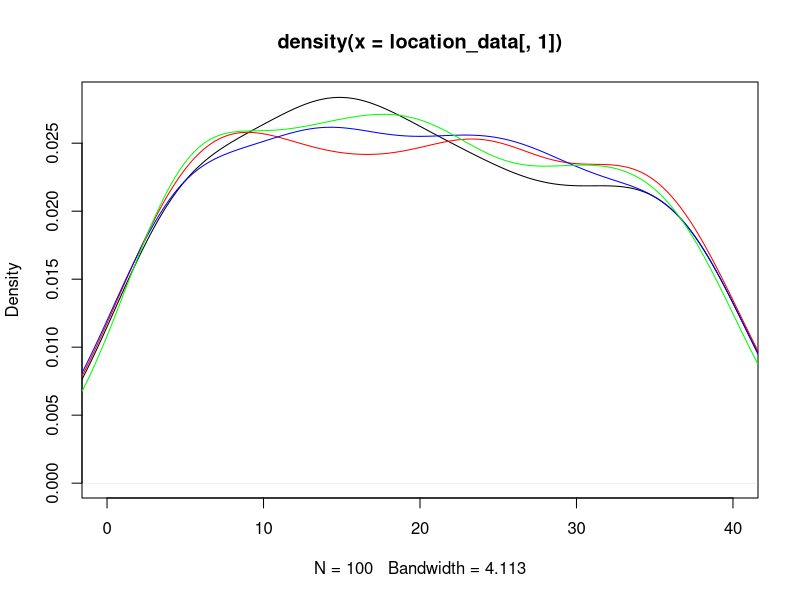
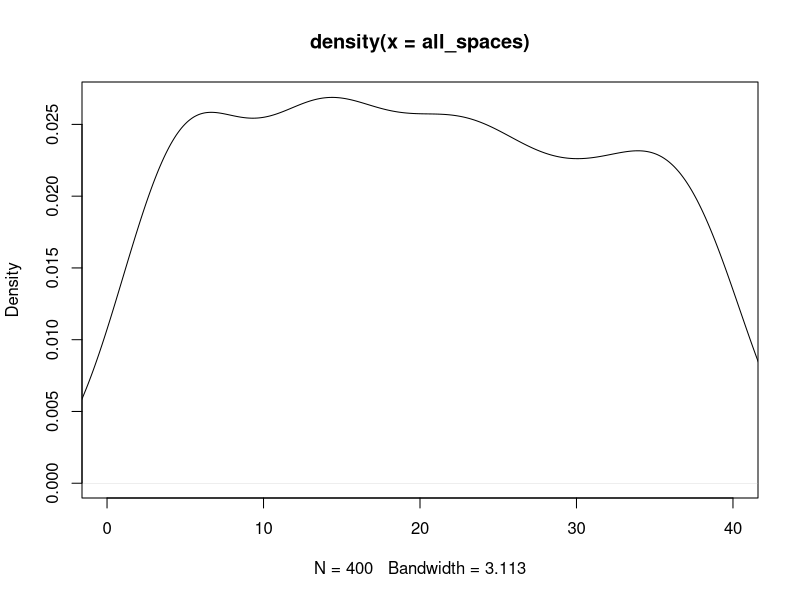
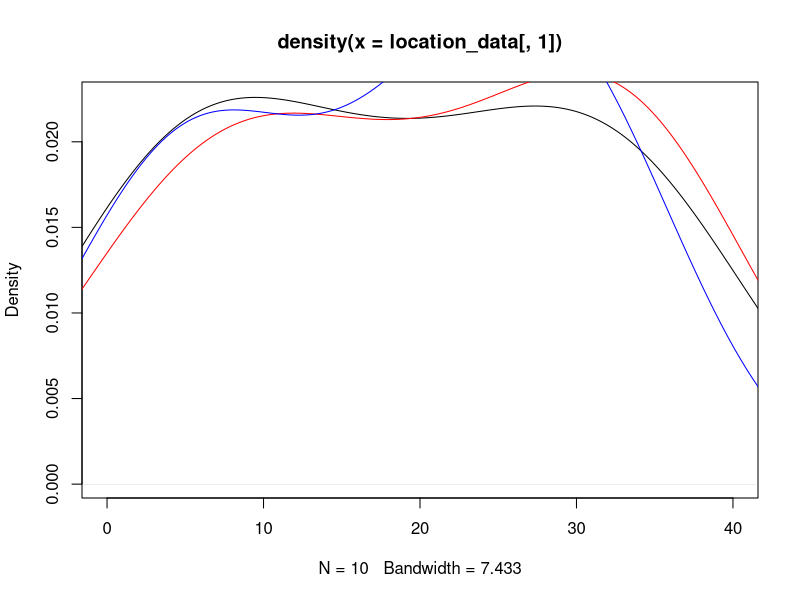
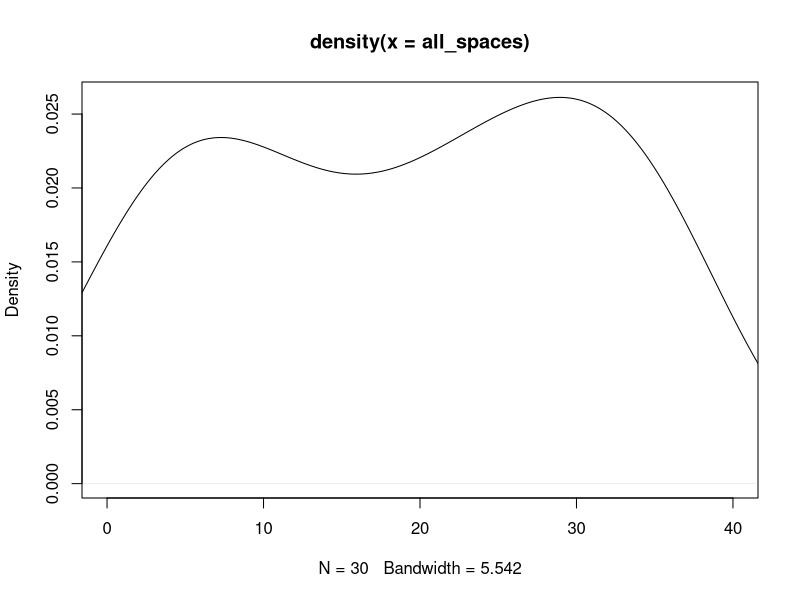

Write the R code that produced these figures, in order.
## ---- chunk 1
knitr::opts_chunk$set(echo = TRUE)
## ---- chunk 2
#libraries
library(dplyr)
library(ggplot2)
## ---- chunk 3
#Kayleigh
##LET'S GET MOVING

monopolyBoard <- read.csv("MonopolyBoard.csv", header = T)
monopolyBoard

# Using dice rolls to determine where a player will land on the board
#input: "location"; a number 1-40; where the player is on the board
#output: the amount of spaces the player will move until they are on their new location

#note that this is only accounting for standard dice rolls, no special rules yet...

lets_move = function(location) {
  dice_roll_1 <- sample(1:6, 1, replace = TRUE)
  dice_roll_2 <- sample(1:6, 1, replace = TRUE)
  
  roll_total <- sum(dice_roll_1, dice_roll_2)
  roll_double <- dice_roll_1 == dice_roll_2
  
    location = location + roll_total
    
  if (location <= 40) {
    location = location
  } else {
    location = location - 40
  }
  
  space = monopolyBoard$name[monopolyBoard$spaces == location]
  
  print("You're moving forward...")
  print(roll_total)
  
  print("You're on space...")
  print(location)
  
  #print(space) #This prints out the name of the space that they land on. 
}

#testers
lets_move(1)
lets_move(25)
lets_move(38)
lets_move(40)



#A function to move players around the board and to play Monopoly!
#input: "turns"; the amount of turns we should take
#output: a player's new location on the board

lets_play = function(turns) {
  location = 1
  print("Starting Location: GO!")
  for (i in 1:turns) {
    location = lets_move(location)
  }
  print("You've landed on...")
  return(location)
}



lets_play(10) #tester #in this example if you look at a reference monopoly board and "walk" your way around the board with each move being the number in each output, you'll land on the space on the board corresponding to the final output (when counting "GO" as 1 and/or 40) 

#testers 
#"lets_move" and "lets_play" have both been edited to print out phrases for each roll and move to make it easier to determine how the player is moving. 
#"You're moving forward..." gives the player's roll
#"You're on space..." is the players position after 1 turn/"lets_move"
  # Later try to switch this print statement to the name of the spot that the player is on 
#"You've landed on..." gives the final location after running "lets_play" for "x" turns.
  # Later try to switch this print statement to the name of the spot that the player is on 

lets_play(3)
lets_play(10)

## ---- chunk 4
##DOUBLE DOWN

##WORK IN PROGRESS

#A function using dice rolls to determine how many spaces a player will move with the additional rules for "doubles" in Monopoly
#input: "location"; a number 1-40 where the player is on the board
#outut: the number of spaces the player will move on the board, with the special case of rolling three "doubles" and landing in jail
double_down = function(location) {
  dice_roll_1 <- sample(1:6, 1, replace = TRUE)
  dice_roll_2 <- sample(1:6, 1, replace = TRUE)
  
  roll_total <- sum(dice_roll_1, dice_roll_2)
  roll_double <- dice_roll_1 == dice_roll_2
  
  print("roll was")
  print(roll_total)
    
  if (roll_double) {
    
    dice_roll_3 <- sample(1:6, 1, replace = TRUE)
    dice_roll_4 <- sample(1:6, 1, replace = TRUE)
    
    roll_total_2 <- sum(dice_roll_3, dice_roll_4)
    roll_double_2 <- dice_roll_3 == dice_roll_4
    
    print("roll double was")
    print(roll_total_2)

    
    if (roll_double_2) {
      dice_roll_5 <- sample(1:6, 1, replace = TRUE)
      dice_roll_6 <- sample(1:6, 1, replace = TRUE)
      
      roll_total_3 <- sum(dice_roll_5, dice_roll_6)
      roll_double_3 <- dice_roll_5 == dice_roll_6
      
      print("roll double was")
      print(roll_total_3)
      
      if (roll_double_3) {
        location = 11 #Jail
        print("doubles, doubles, doubles")
        print("You're going to JAIL!")
        
      } else {
        location = location + roll_total + roll_total_2 + roll_total_3
        print("doubles, doubles, not doubles")
        print("You're moving forward...")
        print(roll_total + roll_total_2 + roll_total_3)
      }
    } else {
      location = location + roll_total + roll_total_2
      print("doubles, not doubles")
      print("You're moving forward...")
      print(roll_total+roll_total_2)
    }
  } else {
    location = location + roll_total
    print("no doubles")
    print("You're moving forward...")
    print(roll_total)
  }

    
  if (location <= 40) {
    location = location
  } else {
    location = location - 40
  }

  
  print("You're on space...")
  print(location)
}

double_down(1)
#text out in the function is kinda funky right but it's just to make sure its working right
#In final version switch all dice rolls to sample(1:6,...)

## ---- chunk 5
##CHANCE AND COMMUNITY CHEST CARDS
Card_Numbers <- c(1, 2, 3, 4, 5, 6, 7, 8, 9, 10, 11, 12, 13, 14, 15, 16)

Chance_Cards <- c("Advance to Boardwalk", "Advance to Go (Collect $200)", "Advance to Illinois Avenue. If you pass Go, collect $200", "Advance to St. Charles Place. If you pass Go, collect $200", "Advance to the nearest Railroad. If unowned, you may buy it from the Bank. If owned, pay owner twice the rental to which they are otherwise entitled", "Advance to the nearest Railroad. If unowned, you may buy it from the Bank. If owned, pay owner twice the rental to which they are otherwise entitled", "Advance token to nearest Utility. If unowned, you may buy it from the Bank. If owned, throw dice and pay owner a total ten times amount thrown", "Bank pays you dividend of $50", "Get Out of Jail Free", "Go Back 3 Spaces", "Go to Jail. Go directly to Jail, do not pass Go, do not collect $200", "Make general repairs on all your property. For each house pay $25. For each hotel pay $100", "Speeding fine $15", "Take a trip to Reading Railroad. If you pass Go, collect $200", "You have been elected Chairman of the Board. Pay each player $50", "Your building loan matures. Collect $150")

Chance <- data.frame(Chance_Cards, Card_Numbers)
Chance
##Chance cards to move a player to a new space:
  #1 -> Advance to Boardwalk (space 40)
  #2 -> Advance to Go (space 1)
  #3 -> Advance to Illinois Avenue (space 25)
  #4 -> Advance to St. Charles Place (space 12)
  #5 -> Advance to nearest Railroad (space(s) 6, 16, 26, 36)
  #6 -> Advance to nearest Railraod (space(s) 6, 16, 26, 36)
  #7 -> Advance to nearest Utility (space(s) 13, 29)
  #11 -> Go to Jail (space 11)
  #14 -> Take a trip to Reading Railroad (space 6)

Community_Chest_Cards <- c("Advance to Go (Collect $200)", "Bank error in your favor. Collect $200", "Doctor’s fee. Pay $50", "From sale of stock you get $50", "Get Out of Jail Free", "Go to Jail. Go directly to jail, do not pass Go, do not collect $200", "Holiday fund matures. Receive $100", "Income tax refund. Collect $20", "It is your birthday. Collect $10 from every player", "Life insurance matures. Collect $100", "Pay hospital fees of $100", "Pay school fees of $50", "Receive $25 consultancy fee", "You are assessed for street repair. $40 per house. $115 per hotel", "You have won second prize in a beauty contest. Collect $10", "You inherit $100")

Community_Chest <- data.frame(Community_Chest_Cards, Card_Numbers)
Community_Chest

##Community Chest Cards that move a player to a new space:
  #1 -> Advance to GO (space 1)
  #5 -> Go to Jail (space 11)

## ---- chunk 6
# heidi

#the function "who_goes_first" simulates the initial roll before the game begins in order to determine which player goes first
# input is a number of how many players are going to be playing
# output is the value of each players roll and the player that will start the game based on who had the highest roll
who_goes_first <- function(num_players){
  initial_rolls <- c()
  for (i in 1:num_players) {
    player_i_roll <- sum(sample(1:6, 2, replace=TRUE))
    initial_rolls <- c(initial_rolls, player_i_roll) # vector of every player's roll
    print(paste("Player", i, "rolled", player_i_roll))
  }
  cat("\n")
  if(sum(initial_rolls == max(initial_rolls)) >= 2){
    while (sum(initial_rolls == max(initial_rolls)) >= 2) { # if players tied for highest number
      tied_players <- which(initial_rolls==max(initial_rolls)) # identify which players tied
      print("It's a tie! Roll again")
      cat("\n")
      tie_breaker_rolls <- c()
      for (i in tied_players) { # tied players roll again
       player_i_roll2 <- sum(sample(1:6, 2, replace=TRUE))
       tie_breaker_rolls <- c(tie_breaker_rolls, player_i_roll2)
       print(paste("Player", i, "rolled", player_i_roll2))
      }
      initial_rolls <- tie_breaker_rolls
      highest_roll <- max(tie_breaker_rolls)
      highest_player2 <- tied_players[which(tie_breaker_rolls == highest_roll)]
    }
    cat("\n")
    print(paste("Player", highest_player2, "goes first!"))
  }
  else {
    highest_player <- which.max(initial_rolls) # who rolled the highest number
    print(paste("Player", highest_player, "goes first!"))
  }
}

who_goes_first(4) # test function

## ---- chunk 7
# Olivia
# Website for data: https://stat-jet-asu.github.io/Datasets/InstructorDescriptions/monopoly.html

monopolyBoard <- read.csv("MonopolyBoard.csv", header = T)
head(monopolyBoard)

# This section is for question number 2

# Kayleigh's lets_play function from above incorporating players and density plots
# uses lets_move function from above
# input: turns, # of turns to iterate through; players, number of players (2-4)
# output: density plot with a line for each player's frequency of spaces landed on 
# & density plot for the combined frequency of spaces landed on for all players

lets_play = function(turns, players) {
  location_data <- as.data.frame(matrix(nrow = turns, ncol = players))
  
for (j in 1:players) {
  location = 1
  
  for (i in 1:turns) {
    
    location = lets_move(location)
    location_data[i,j] <- location
    }
  }
  
  # creates density plot of frequency of landing on each space for each player
  plot(density(location_data[,1]), xlim = c(0,40), col = "black")
  
  colors <- c("red", "blue", "green")
  
  for (k in 2:players) {
  lines(density(location_data[,k]), col = colors[k-1]) # adds a density line for each player after the first
  }
  
  # creates density plot for total frequency landing on each space (all players spaces included)
  all_spaces <- as.vector(as.matrix(location_data))
  plot(density(all_spaces), xlim = c(0,40), col = "black")
  
}
lets_play(100, 4)

## ---- chunk 8
who_goes_first2 <- function(num_players){
  initial_rolls <- c()
  for (i in 1:num_players) {
    player_i_roll <- sum(sample(1:6, 2, replace=TRUE))
    initial_rolls <- c(initial_rolls, player_i_roll) # vector of every player's roll
#    print(paste("Player", i, "rolled", player_i_roll))
  }
  cat("\n")
  if(sum(initial_rolls == max(initial_rolls)) >= 2){
    while (sum(initial_rolls == max(initial_rolls)) >= 2) { # if players tied for highest number
      tied_players <- which(initial_rolls==max(initial_rolls)) # identify which players tied
#      print("It's a tie! Roll again")
#      cat("\n")
      tie_breaker_rolls <- c()
      for (i in tied_players) { # tied players roll again
       player_i_roll2 <- sum(sample(1:6, 2, replace=TRUE))
       tie_breaker_rolls <- c(tie_breaker_rolls, player_i_roll2)
#       print(paste("Player", i, "rolled", player_i_roll2))
      }
      initial_rolls <- tie_breaker_rolls
      highest_roll <- max(tie_breaker_rolls)
      highest_player2 <- tied_players[which(tie_breaker_rolls == highest_roll)]
    }
#    cat("\n")
#    print(paste("Player", highest_player2, "goes first!"))
  }
  else {
    highest_player <- which.max(initial_rolls) # who rolled the highest number
#    print(paste("Player", highest_player, "goes first!"))
#    return(highest_player)
  
    
  # creating player order
  player_order <- length(num_players)
  player_order[1] <- as.integer(highest_player)

 for (j in 2:num_players) {
    
  player_order[j] <- as.integer(player_order[j-1] + 1)
  if (player_order[j] > num_players) {
    player_order[j] <- 1
  }
 }
  print(player_order)
  }
  
  playerlist <- (list(highest_player, player_order))
  return(playerlist)
}

#who_goes_first2(4)

## ---- chunk 9
# Question number 3 -- including jail and double rolls

lets_move2 = function(location) {
  dice_roll_1 <- sample(1:6, 1, replace = TRUE)
  dice_roll_2 <- sample(1:6, 1, replace = TRUE)
  
  roll_total <- sum(dice_roll_1, dice_roll_2)
  roll_double <- dice_roll_1 == dice_roll_2
  
    location = location + roll_total # updates location to be previous location + roll total
    double3 = "false" # double3 is assigned "true" if the player double rolls 3x (as seen in if statement below), otherwise it is assigned "false" 
    
  # first double roll -> roll again
  if (roll_double == TRUE) {
    dice_roll_3 <- sample(1:6, 1, replace = TRUE)
    dice_roll_4 <- sample(1:6, 1, replace = TRUE)
    
    roll_total2 <- sum(dice_roll_3, dice_roll_4)
    roll_double2 <- dice_roll_3 == dice_roll_4
    
    location = location + roll_total2
    double3 = "false"
    
    # if player is at a location past 40, subtract 40 so they go back to the GO space at location "41"
    # this is included in each if statement below so that it applies if player has to roll again
    if (location <= 40) {
      location = location
    } else {
      location = location - 40
    }
     
      # second double roll -> roll again
      if (roll_double2 == TRUE) {
        dice_roll_5 <- sample(1:6, 1, replace = TRUE)
        dice_roll_6 <- sample(1:6, 1, replace = TRUE)
    
        roll_total3 <- sum(dice_roll_5, dice_roll_6)
        roll_double3 <- dice_roll_5 == dice_roll_6
    
        location = location + roll_total3
        double3 = "false"
        
        if (location <= 40) {
          location = location
        } else {
          location = location - 40
        }
        
        # third double roll -> go to jail
          if (roll_double3 == TRUE) {
            location = monopolyBoard$spaces[monopolyBoard$name == "Jail"]
            double3 = "true"
          }
      }
  }  
    
  if (location <= 40) {
    location = location
  } else {
    location = location - 40
  }
  
  listdata <- (list(location, double3)) # creates list for outputs "location" and "double3"
  # if you need to access location from this function, use lets_move2(location)[[1]]
  # if you need to access double3, use lets_move2(double3)[[2]]
  return(listdata)
  
}



# lets_play2 is currently set up to have each player go thru all their turns and then move onto the next player
# probably need to fix this for question 5

## ---- chunk 10

lets_play2 = function(turns, players) {
  
  
  location_data <- as.data.frame(matrix(nrow = turns, ncol = players)) # dataframe will keep data for locations of players for each turn
  double3data <- as.data.frame(matrix(nrow = turns, ncol = players)) # dataframe will say "true" if player double rolled 3x (which lands them in jail) and "false" if they didn't double roll 3x
  
    # puts players in order
    colnames(location_data) <- who_goes_first2(players)[[2]]
  
    location = 1 # each player starts at location 1
    location_data[1,] <- location
    double3 = 0 # initializing "double3" which will be later assigned a "true" or "false" based on if player double rolled 3x
  
    for (i in 2:turns) { # iterates through number of turns
      
        for (j in 1:players) { # rotates through each player
          
        location = lets_move2(location_data[i-1,j])[[1]] # takes location from lets_move2 function and assigns it to location
        location_data[i,j] <- as.integer(location) # puts location value into the dataframe of locations for each player
        double3data[i,j] <- lets_move2(double3)[[2]] # takes "true" or "false" value from double3 and adds it to double3data dataframe
        
      # deals with landing in jail from "go to jail" space and staying there for next 3 turns
      if (31 %in% location_data[i-1,j]) { # if you landed on 31 in the last turn (i-1 turn), you go to jail (space 11) for the ith turn
        location <- 11
        location_data[i,j] <- as.integer(location) # new location is 11
      } else if (11 %in% location_data[i-1,j] & 31 %in% location_data[i-2,j]) { # if you were on space 11 last turn AND you were on space 31 2 turns ago, you stay in jail (space 11) for turn i
        location <- 11
        location_data[i,j] <- as.integer(location)
      } else if (11 %in% location_data[i-2,j] & 31 %in% location_data[i-3,j]) {
        location <- 11
        location_data[i,j] <- as.integer(location)
      }
        
      # landing in jail from 3x double roll and staying there for next 3 turns
      if (11 %in% location_data[i,j] & "true" %in% double3data[i-1,j]) { # if player's location is 11 (jail) and double3data is"true" (player double rolled 3x), player stays in jail. all 3 if/else if statements keep player in jail for the next 3 turns
        location <- 11
        location_data[i,j] <- as.integer(location)
      } else if (11 %in% location_data[i-1,j] & "true" %in% double3data[i-2,j]) { # 
        location <- 11
        location_data[i,j] <- as.integer(location)
      } else if (11 %in% location_data[i-2,j] & "true" %in% double3data[i-3,j]) {
        location <- 11
        location_data[i,j] <- as.integer(location)
      }
        
    }
  }
  print(location_data)
  
  # creates density plot of frequency of landing on each space for each player
  plot(density(location_data[,1]), xlim = c(0,40), col = "black")
  
  colors <- c("red", "blue", "green")
  
  for (k in 2:players) {
    lines(density(location_data[,k]), col = colors[k-1]) # adds a density line for each player after the first
  }
  
  # creates density plot for total frequency landing on each space (all players spaces included)
  all_spaces <- as.vector(as.matrix(location_data))
  plot(density(all_spaces), xlim = c(0,40), col = "black")
  
}
 
lets_play2(10, 3)

# how should we go about recording spaces landed on when double rolls occur?

## ---- chunk 11

# Figure out how to have players pay and recieve money from landing on chance and community chest spaces


## ---- chunk 12
#4 - Kayleigh and Maddie 
#Chance - spaces 8, 23, 37
#Community Chest - spaces 3, 18, 34
Chance

Drawing_Chance = function(location) {
  location = location
  draw_card <- sample(1:16, 1, replace = TRUE)
  player_card <- Chance$Chance_Cards[draw_card]
  print(player_card)

  
      if(draw_card == 1) {
        location = 1
      }
      
      if(draw_card == 2) {
        location = 1
      }
      
      if(draw_card == 3) {
        location = 25
      }
  
      if(draw_card == 4){
        location = 12
      }
    
      if(draw_card == 5){
        if(location >= 37 && location <= 5){
              location = 6
            } else {
              if (location >= 6 && location <= 15){
                location = 16
              } else {
                if(location >= 16 && location <= 25){
                  location = 26
                } else {
                  location = 36
                }
              }
            }
    }
  
    if(draw_card == 6){
        if(location >= 37 && location <= 5){
              location = 6
            } else {
              if (location >= 6 && location <= 15){
                location = 16
              } else {
                if(location >= 16 && location <= 25){
                  location = 26
                } else {
                  location = 36
                }
              }
            }
    }
  
    if(draw_card == 7){
        if(location >= 29 && location <= 12){
              location = 13
            } else {
              location = 29
    }
  }
  
    if(draw_card == 11) {
      location = 11
    }
  
    if(draw_card == 14) {
      location = 6
    }
  
    if(draw_card == 10) {
      location = location - 3
    }
  
    location = location
    return(location)
}

Drawing_Chance(8)
Drawing_Chance(23)
Drawing_Chance(37)

Drawing_Community_Chest = function(location) {
  location = location
  draw_card_chest <- sample(1:16, 1, replace = TRUE)
  player_card_chest <- Community_Chest$Community_Chest_Cards[draw_card_chest]
  print(player_card_chest)
  print(location)
  
  if (draw_card_chest == 1) {
    location = 1
  } else {
    if (draw_card_chest == 6) {
    location = 11
    } else {
      location = location
    }
  
  }
  
  location = location 
  return(location)
}

Drawing_Community_Chest(3)
Drawing_Community_Chest(18)
Drawing_Community_Chest(34)

lets_move3 = function(location) {
  dice_roll_1 <- sample(1:6, 1, replace = TRUE)
  dice_roll_2 <- sample(1:6, 1, replace = TRUE)
  
  roll_total <- sum(dice_roll_1, dice_roll_2)
  roll_double <- dice_roll_1 == dice_roll_2
  
    location = location + roll_total
    double3 = "false"
  
  print("your roll total is...")
  print(roll_total)

  if (location <= 40) {
      location = location
  } else {
      location = location - 40
  }
   
  print("your location is...")
  print(location)
  
  if(location == 8 || location == 23 || location == 27) {
    location = Drawing_Chance(location)
    print("your location is...")
    print(location)
  }
  
  if(location == 3 || location == 18 || location == 34) {
    location = Drawing_Community_Chest(location)
    print("your location is...")
    print(location)
  }
    
  # first double roll -> roll again
  if (roll_double == TRUE) {
    dice_roll_3 <- sample(1:6, 1, replace = TRUE)
    dice_roll_4 <- sample(1:6, 1, replace = TRUE)
    
    roll_total2 <- sum(dice_roll_3, dice_roll_4)
    roll_double2 <- dice_roll_3 == dice_roll_4
    
    location = location + roll_total2
    double3 = "false"
    print("1 double")
    
    if (location <= 40) {
      location = location
    } else {
      location = location - 40
    }
    
    
    if(location == 8 || location == 23 || location == 27) {
    location = Drawing_Chance(location)
    }
  
  if(location == 3 || location == 18 || location == 34) {
    location = Drawing_Community_Chest(location)
    }
     
      # second double roll -> roll again
      if (roll_double2 == TRUE) {
        dice_roll_5 <- sample(1:6, 1, replace = TRUE)
        dice_roll_6 <- sample(1:6, 1, replace = TRUE)
    
        roll_total3 <- sum(dice_roll_5, dice_roll_6)
        roll_double3 <- dice_roll_5 == dice_roll_6
    
        location = location + roll_total3
        double3 = "false"
        print("2 doubles")
        
        if (location <= 40) {
          location = location
        } else {
          location = location - 40
        }
        
        if(location == 8 || location == 23 || location == 27) {
          location = Drawing_Chance(location)
        }
  
        if(location == 3 || location == 18 || location == 34) {
          location = Drawing_Community_Chest(location)
         
        }
        
        # third double roll -> go to jail
          if (roll_double3 == TRUE) {
            location = monopolyBoard$spaces[monopolyBoard$name == "Jail"]
            double3 = "true"
            print("three doubles")
          }
      }
  }  
   
  location = location 
  
  print("your location is...")
  print(location)
  listdata <- (list(location, double3))
  return(listdata)
  
}

lets_move3(1)

lets_play3 = function(turns, players) {
  
  location_data <- as.data.frame(matrix(nrow = turns, ncol = players))
  double3data <- as.data.frame(matrix(nrow = turns, ncol = players))
  
  for (j in 1:players) {
    location = 1
    double3 = 0
  
    for (i in 1:turns) {
      
        location = lets_move2(location)[[1]]
        location_data[i,j] <- as.integer(location)
        double3data[i,j] <- lets_move3(double3)[[2]]
        
      # deals with landing in jail from "go to jail" space and staying there for next 3 turns
      if (31 %in% location_data[i-1,j]) { # if you land on 31 (go to jail), next location is in jail (space 11)
        location <- 11
        location_data[i,j] <- as.integer(location)
      } else if (11 %in% location_data[i-1,j] & 31 %in% location_data[i-2,j]) {
        location <- 11
        location_data[i,j] <- as.integer(location)
      } else if (11 %in% location_data[i-2,j] & 31 %in% location_data[i-3,j]) {
        location <- 11
        location_data[i,j] <- as.integer(location)
      }
        
      # landing in jail from 3x double roll and staying there for next 3 turns
      if (11 %in% location_data[i,j] & "true" %in% double3data[i-1,j]) { # "true" means player double rolled 3x -> jail
        location <- 11
        location_data[i,j] <- as.integer(location)
      } else if (11 %in% location_data[i-1,j] & "true" %in% double3data[i-2,j]) { # 
        location <- 11
        location_data[i,j] <- as.integer(location)
      } else if (11 %in% location_data[i-2,j] & "true" %in% double3data[i-3,j]) {
        location <- 11
        location_data[i,j] <- as.integer(location)
      }
        
    }
  }
  #print(location_data)
  
  # creates density plot of frequency of landing on each space for each player
  plot(density(location_data[,1]), xlim = c(0,40), col = "black")
  
  colors <- c("red", "blue", "green")
  
  for (k in 2:players) {
    lines(density(location_data[,k]), col = colors[k-1]) # adds a density line for each player after the first
  }
  
  # creates density plot for total frequency landing on each space (all players spaces included)
  all_spaces <- as.vector(as.matrix(location_data))
  plot(density(all_spaces), xlim = c(0,40), col = "black")
  
}
## ---- chunk 13

#use lets_move2 for freq plot

 
## ---- chunk 14
#hello
dice_roll <- sum(sample(1:6, 2, replace = TRUE))
dice_roll

#Need to figure out how to exchange money between players
Chance_Money <- function(money){
  money = money
  draw_card <- sample(1:16, 1, replace = TRUE)
  player_card <- Chance$Chance_Cards[draw_card]
  print(player_card)
  
  if(draw_card == 2){
    money = money + 200
  }
  
  if(draw_card == 8){
    money = money + 50
  }
  
  if(draw_card == 12){
    if(properties == 5){
      money = money - 125
    }
    if(properties == 6){
      money = money - 150
    }
  }
  
  if(draw_card == 13){
    money = money - 15
  }
  
  if(draw_card == 16){
    money = money + 150
  }
}

#Need to figure out how to exchange money between players
Community_Chest_Money <- function(money){
  money = money
  draw_card <- sample(1:16, 1, replace = TRUE)
  player_card <- Community_Chest$Community_Chest_Cards[draw_card]
  print(player_card)
  
  if(draw_card == 1){
    money = money + 200
  }
  
  if(draw_card == 2){
    money = money + 200
  }
  
  if(draw_card == 3){
    money = money - 50
  }
  
  if(draw_card == 4){
    money = money + 50
  }
  
  if(draw_card == 7){
    money = money + 100
  }
  
  if(draw_card == 8){
    money = money + 20
  }
  
  if(draw_card == 10){
    money = money + 100
  }
  
  if(draw_card == 11){
    money = money - 100
  }
  
  if(draw_card == 12){
    money = money - 50
  }
  
  if(draw_card == 13){
    money = money + 25
  }
  
  if(draw_card == 15){
    money = money + 10
  }
  
  if(draw_card == 16){
    money = money + 100
  }
}

Chance
Community_Chest
## ---- chunk 15
Players <- c("Player 1", "Player 2", "Player 3", "Player 4")
Player_Bank <- c("1250", "1250", "1250", "1250")

The_Players <- data.frame(Players, Player_Bank)
The_Players

monopolyBoard

Property <- c("Mediterranean", "Baltic", "Reading Railroad", "Oriental", "Vermot", "Connecticut", "St. Charles", "Electric Company", "States", "Virginia", "Pennsylvania Railroad", "St. James", "Tennessee", "New York", "Kentucky", "Indiana", "Illinios", "B&O Railroad", "Atlantic", "Ventnor", "Water Works", "Marvin Gardens", "Pacific", "N. Carolina", "Pennsylvania", "Short Line Railroad", "Park Place", "Boardwalk")
Property_Status <- c("Unowned", "Unowned", "Unowned", "Unowned", "Unowned", "Unowned", "Unowned", "Unowned", "Unowned", "Unowned", "Unowned", "Unowned", "Unowned", "Unowned", "Unowned", "Unowned", "Unowned", "Unowned", "Unowned", "Unowned", "Unowned", "Unowned", "Unowned", "Unowned", "Unowned", "Unowned", "Unowned", "Unowned")

The_Properties <- data.frame(Property, Property_Status)
The_Properties

## ---- chunk 16
library(tidyverse)
assigning_properties <- function( ){
  smpl <- sample(1:28, 28, replace = FALSE)
  smpl
  property_order <- data.frame(smpl)
  property_order
}

Owned_Spaces <- sample(1:28, 28, replace = FALSE)
Owned_Spaces
Players <- c("Player 1", "Player 2", "Player 3", "Player 4")
Player_Bank <- c("1250", "1250", "1250", "1250")

The_Players <- data.frame(Players, Player_Bank)
The_Players

The_Players_Owned <- data.frame(Players, Owned_Spaces)
The_Players_Owned <- The_Players_Owned %>% pivot_wider(names_from = Players, values_from = Owned_Spaces)
The_Players_Owned[[1]]
The_Players_Owned[[2]]
The_Players_Owned[[3]]


lets_play3 = function(turns, players) {
  
  location_data <- as.data.frame(matrix(nrow = turns, ncol = players))
  double3data <- as.data.frame(matrix(nrow = turns, ncol = players))
  
  for (j in 1:players) {
    location = 1
    double3 = 0
    
    
    for (i in 1:turns) {
      
        location = lets_move2(location)[[1]]
        location_data[i,j] <- as.integer(location)
        double3data[i,j] <- lets_move3(double3)[[2]]
        
      # deals with landing in jail from "go to jail" space and staying there for next 3 turns
      if (31 %in% location_data[i-1,j]) { # if you land on 31 (go to jail), next location is in jail (space 11)
        location <- 11
        location_data[i,j] <- as.integer(location)
      } else if (11 %in% location_data[i-1,j] & 31 %in% location_data[i-2,j]) {
        location <- 11
        location_data[i,j] <- as.integer(location)
      } else if (11 %in% location_data[i-2,j] & 31 %in% location_data[i-3,j]) {
        location <- 11
        location_data[i,j] <- as.integer(location)
      }
        
      # landing in jail from 3x double roll and staying there for next 3 turns
      if (11 %in% location_data[i,j] & "true" %in% double3data[i-1,j]) { # "true" means player double rolled 3x -> jail
        location <- 11
        location_data[i,j] <- as.integer(location)
      } else if (11 %in% location_data[i-1,j] & "true" %in% double3data[i-2,j]) { # 
        location <- 11
        location_data[i,j] <- as.integer(location)
      } else if (11 %in% location_data[i-2,j] & "true" %in% double3data[i-3,j]) {
        location <- 11
        location_data[i,j] <- as.integer(location)
      }
        
    }
  }
  #print(location_data)
  
  # creates density plot of frequency of landing on each space for each player
  plot(density(location_data[,1]), xlim = c(0,40), col = "black")
  
  colors <- c("red", "blue", "green")
  
  for (k in 2:players) {
    lines(density(location_data[,k]), col = colors[k-1]) # adds a density line for each player after the first
  }
  
  # creates density plot for total frequency landing on each space (all players spaces included)
  all_spaces <- as.vector(as.matrix(location_data))
  plot(density(all_spaces), xlim = c(0,40), col = "black")
  
}
